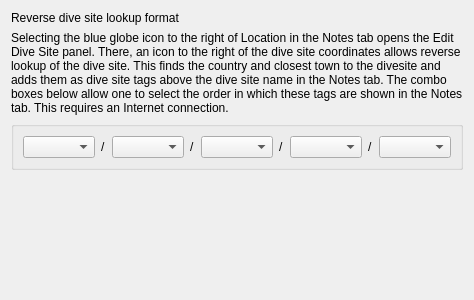
<?xml version="1.0" encoding="UTF-8"?>
<ui version="4.0">
 <class>PreferencesGeoreference</class>
 <widget class="QWidget" name="PreferencesGeoreference">
  <property name="geometry">
   <rect>
    <x>0</x>
    <y>0</y>
    <width>400</width>
    <height>300</height>
   </rect>
  </property>
  <property name="windowTitle">
   <string>Form</string>
  </property>
  <layout class="QVBoxLayout" name="verticalLayout">

   <item>
    <widget class="QLabel" name="label_georef1">
     <property name="toolTip">
      <string extracomment="Help info 1"/>
     </property>
     <property name="text">
      <string>Reverse dive site lookup format</string>
     </property>
    </widget>
   </item>

   <item>
    <widget class="QLabel" name="label_georef2">
     <property name="toolTip">
      <string extracomment="Help info 1"/>
     </property>
     <property name="wordWrap">
      <bool>true</bool>
     </property>
     <property name="text">
      <string>Selecting the blue globe icon to the right of Location in the Notes tab opens the Edit Dive Site panel. There, an icon to the right of the dive site coordinates allows reverse lookup of the dive site. This finds the country and closest town to the divesite and adds them as dive site tags above the dive site name in the Notes tab. The combo boxes below allow one to select the order in which these tags are shown in the Notes tab. This requires an Internet connection.</string>
     </property>
    </widget>
   </item>

   <item>
    <widget class="QGroupBox" name="groupBox_12">
     <layout class="QHBoxLayout" name="horizontalLayout_10">
      <item>
       <widget class="QComboBox" name="first_item">
        <property name="sizePolicy">
         <sizepolicy hsizetype="MinimumExpanding" vsizetype="Fixed">
          <horstretch>0</horstretch>
          <verstretch>0</verstretch>
         </sizepolicy>
        </property>
       </widget>
      </item>
      <item>
       <widget class="QLabel" name="label_29">
        <property name="sizePolicy">
         <sizepolicy hsizetype="Preferred" vsizetype="Preferred">
          <horstretch>0</horstretch>
          <verstretch>0</verstretch>
         </sizepolicy>
        </property>
        <property name="text">
         <string>/</string>
        </property>
       </widget>
      </item>
      <item>
       <widget class="QComboBox" name="second_item">
        <property name="sizePolicy">
         <sizepolicy hsizetype="MinimumExpanding" vsizetype="Fixed">
          <horstretch>0</horstretch>
          <verstretch>0</verstretch>
         </sizepolicy>
        </property>
       </widget>
      </item>
      <item>
       <widget class="QLabel" name="label_30">
        <property name="text">
         <string>/</string>
        </property>
       </widget>
      </item>
      <item>
       <widget class="QComboBox" name="third_item">
        <property name="sizePolicy">
         <sizepolicy hsizetype="MinimumExpanding" vsizetype="Fixed">
          <horstretch>0</horstretch>
          <verstretch>0</verstretch>
         </sizepolicy>
        </property>
       </widget>
      </item>
      <item>
       <widget class="QLabel" name="label_31">
        <property name="text">
         <string>/</string>
        </property>
       </widget>
      </item>
      <item>
       <widget class="QComboBox" name="fourth_item">
        <property name="sizePolicy">
         <sizepolicy hsizetype="MinimumExpanding" vsizetype="Fixed">
          <horstretch>0</horstretch>
          <verstretch>0</verstretch>
         </sizepolicy>
        </property>
       </widget>
      </item>
      <item>
       <widget class="QLabel" name="label_32">
        <property name="text">
         <string>/</string>
        </property>
       </widget>
      </item>
      <item>
       <widget class="QComboBox" name="fifth_item">
        <property name="sizePolicy">
         <sizepolicy hsizetype="MinimumExpanding" vsizetype="Fixed">
          <horstretch>0</horstretch>
          <verstretch>0</verstretch>
         </sizepolicy>
        </property>
       </widget>
      </item>
     </layout>
    </widget>
   </item>
   <item>
    <spacer name="verticalSpacer_6">
     <property name="orientation">
      <enum>Qt::Vertical</enum>
     </property>
     <property name="sizeHint" stdset="0">
      <size>
       <width>20</width>
       <height>109</height>
      </size>
     </property>
    </spacer>
   </item>
  </layout>
 </widget>
 <resources/>
 <connections/>
</ui>
